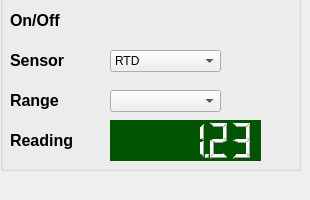
    <widget class="QWidget" name="tab_6">
     <attribute name="title">
      <string>IN 4</string>
     </attribute>
     <widget class="QGroupBox" name="groupBox_5">
      <property name="geometry">
       <rect>
        <x>0</x>
        <y>-20</y>
        <width>301</width>
        <height>191</height>
       </rect>
      </property>
      <property name="title">
       <string>Input4</string>
      </property>
      <widget class="QLabel" name="label_54">
       <property name="geometry">
        <rect>
         <x>10</x>
         <y>110</y>
         <width>59</width>
         <height>21</height>
        </rect>
       </property>
       <property name="text">
        <string>&lt;html&gt;&lt;head/&gt;&lt;body&gt;&lt;p&gt;&lt;span style=&quot; font-size:12pt; font-weight:600;&quot;&gt;Range&lt;/span&gt;&lt;/p&gt;&lt;/body&gt;&lt;/html&gt;</string>
       </property>
      </widget>
      <widget class="QLabel" name="label_55">
       <property name="geometry">
        <rect>
         <x>10</x>
         <y>70</y>
         <width>71</width>
         <height>21</height>
        </rect>
       </property>
       <property name="text">
        <string>&lt;html&gt;&lt;head/&gt;&lt;body&gt;&lt;p&gt;&lt;span style=&quot; font-size:12pt; font-weight:600;&quot;&gt;Sensor&lt;/span&gt;&lt;/p&gt;&lt;/body&gt;&lt;/html&gt;</string>
       </property>
      </widget>
      <widget class="QComboBox" name="comboBox_21">
       <property name="geometry">
        <rect>
         <x>110</x>
         <y>70</y>
         <width>111</width>
         <height>22</height>
        </rect>
       </property>
       <property name="currentIndex">
        <number>2</number>
       </property>
       <item>
        <property name="text">
         <string>Diode</string>
        </property>
       </item>
       <item>
        <property name="text">
         <string>ROX</string>
        </property>
       </item>
       <item>
        <property name="text">
         <string>RTD</string>
        </property>
       </item>
       <item>
        <property name="text">
         <string>Therm</string>
        </property>
       </item>
      </widget>
      <widget class="QLabel" name="label_56">
       <property name="geometry">
        <rect>
         <x>10</x>
         <y>30</y>
         <width>71</width>
         <height>21</height>
        </rect>
       </property>
       <property name="text">
        <string>&lt;html&gt;&lt;head/&gt;&lt;body&gt;&lt;p&gt;&lt;span style=&quot; font-size:12pt; font-weight:600;&quot;&gt;On/Off&lt;/span&gt;&lt;/p&gt;&lt;/body&gt;&lt;/html&gt;</string>
       </property>
      </widget>
      <widget class="QPushButton" name="out2mode_9">
       <property name="geometry">
        <rect>
         <x>110</x>
         <y>30</y>
         <width>61</width>
         <height>31</height>
        </rect>
       </property>
       <property name="styleSheet">
        <string notr="true">border-top: 3px transparent;
            border-bottom: 3px transparent;
            border-right: 10px transparent;
            border-left: 10px transparent;</string>
       </property>
       <property name="text">
        <string/>
       </property>
       <property name="icon">
        <iconset resource="resource.qrc">
         <normaloff>:/on-off.jpg</normaloff>:/on-off.jpg</iconset>
       </property>
       <property name="iconSize">
        <size>
         <width>81</width>
         <height>31</height>
        </size>
       </property>
      </widget>
      <widget class="QComboBox" name="comboBox_22">
       <property name="geometry">
        <rect>
         <x>110</x>
         <y>110</y>
         <width>111</width>
         <height>22</height>
        </rect>
       </property>
      </widget>
      <widget class="QLabel" name="label_70">
       <property name="geometry">
        <rect>
         <x>10</x>
         <y>150</y>
         <width>81</width>
         <height>21</height>
        </rect>
       </property>
       <property name="text">
        <string>&lt;html&gt;&lt;head/&gt;&lt;body&gt;&lt;p&gt;&lt;span style=&quot; font-size:12pt; font-weight:600;&quot;&gt;Reading&lt;/span&gt;&lt;/p&gt;&lt;/body&gt;&lt;/html&gt;</string>
       </property>
      </widget>
      <widget class="QLCDNumber" name="lcdNumber_4">
       <property name="geometry">
        <rect>
         <x>110</x>
         <y>140</y>
         <width>151</width>
         <height>41</height>
        </rect>
       </property>
       <property name="font">
        <font>
         <family>Century Schoolbook L</family>
         <pointsize>14</pointsize>
         <weight>75</weight>
         <bold>true</bold>
         <strikeout>true</strikeout>
        </font>
       </property>
       <property name="autoFillBackground">
        <bool>false</bool>
       </property>
       <property name="styleSheet">
        <string notr="true">color: white; 
    background-color: rgb(0, 85, 0);</string>
       </property>
       <property name="frameShape">
        <enum>QFrame::NoFrame</enum>
       </property>
       <property name="frameShadow">
        <enum>QFrame::Raised</enum>
       </property>
       <property name="smallDecimalPoint">
        <bool>true</bool>
       </property>
       <property name="digitCount">
        <number>6</number>
       </property>
       <property name="value" stdset="0">
        <double>1.230000000000000</double>
       </property>
      </widget>
     </widget>
    </widget>
